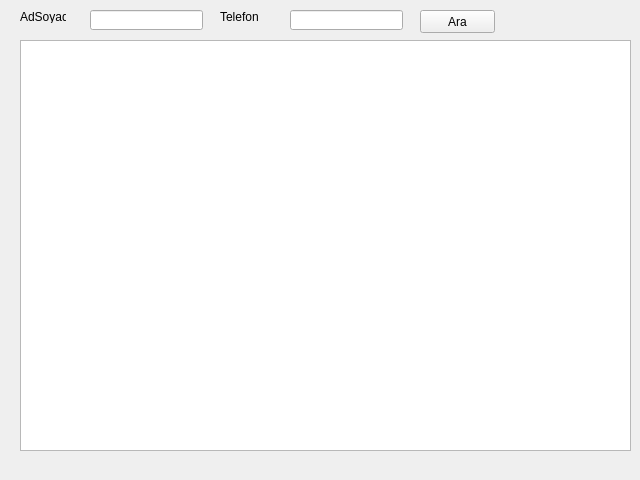
<?xml version="1.0" encoding="UTF-8"?>
<ui version="4.0">
 <class>Form</class>
 <widget class="QWidget" name="Form">
  <property name="geometry">
   <rect>
    <x>0</x>
    <y>0</y>
    <width>640</width>
    <height>480</height>
   </rect>
  </property>
  <property name="windowTitle">
   <string>Form</string>
  </property>
  <widget class="QLabel" name="label">
   <property name="geometry">
    <rect>
     <x>20</x>
     <y>10</y>
     <width>46</width>
     <height>13</height>
    </rect>
   </property>
   <property name="text">
    <string>AdSoyad</string>
   </property>
  </widget>
  <widget class="QLineEdit" name="lineEdit">
   <property name="geometry">
    <rect>
     <x>90</x>
     <y>10</y>
     <width>113</width>
     <height>20</height>
    </rect>
   </property>
  </widget>
  <widget class="QLabel" name="label_2">
   <property name="geometry">
    <rect>
     <x>220</x>
     <y>10</y>
     <width>46</width>
     <height>13</height>
    </rect>
   </property>
   <property name="text">
    <string>Telefon</string>
   </property>
  </widget>
  <widget class="QLineEdit" name="lineEdit_2">
   <property name="geometry">
    <rect>
     <x>290</x>
     <y>10</y>
     <width>113</width>
     <height>20</height>
    </rect>
   </property>
  </widget>
  <widget class="QPushButton" name="pushButton">
   <property name="geometry">
    <rect>
     <x>420</x>
     <y>10</y>
     <width>75</width>
     <height>23</height>
    </rect>
   </property>
   <property name="text">
    <string>Ara</string>
   </property>
  </widget>
  <widget class="QTableView" name="tableView">
   <property name="geometry">
    <rect>
     <x>20</x>
     <y>40</y>
     <width>611</width>
     <height>411</height>
    </rect>
   </property>
  </widget>
 </widget>
 <resources/>
 <connections/>
</ui>
